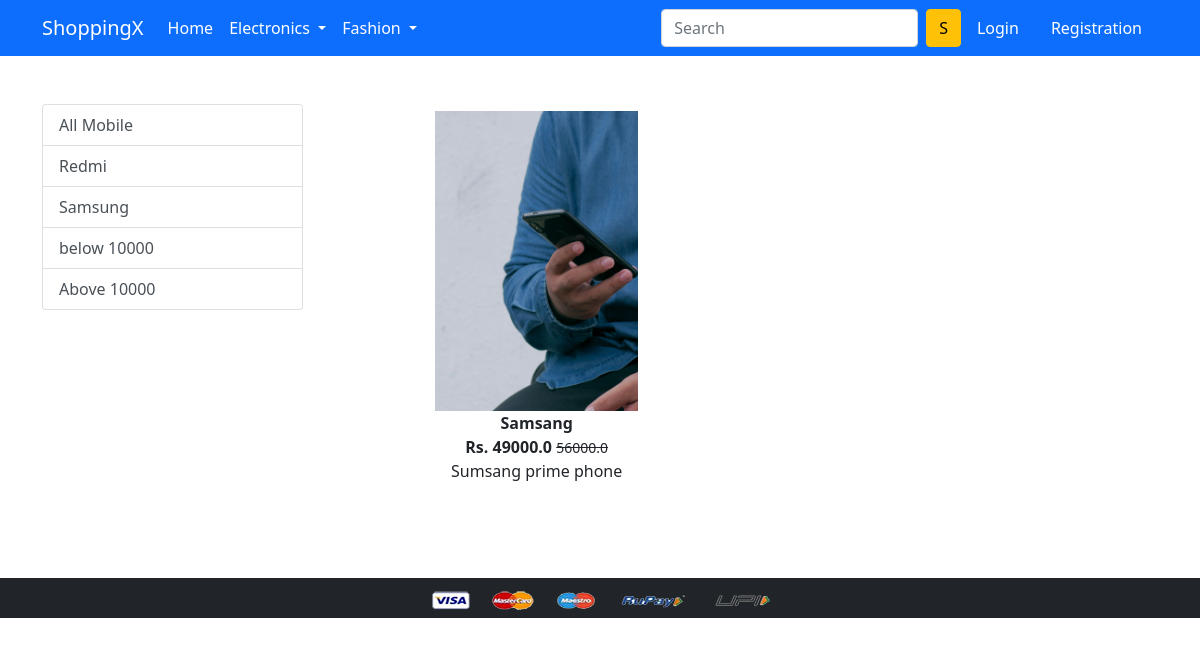
/mobile/Samsung, run on the app's committed database.
### app/models.py (models this page shows, shortened)
class Product(models.Model):
    title=models.CharField(max_length=100)
    selling_price=models.FloatField()
    discount_price=models.FloatField()
    description=models.TextField()
    brand=models.CharField(max_length=100)
    category=models.CharField(choices=CATEGORY_CHOICES,max_length=2)
    product_image=models.ImageField(upload_to='producting')

### app/views.py (the view)
# urls.py: path('mobile/', views.mobile, name='mobile'),
def mobile(request, data=None):
    mobiles = Product.objects.none()
    if data is None:
        mobiles = Product.objects.filter(category='M')
    elif data in ['Redmi', 'Samsung']:  # Filter by brand
        mobiles = Product.objects.filter(category='M', brand=data)
    elif data == 'below':
        mobiles = Product.objects.filter(category='M', discount_price__lt=10000)  # Filter by price below 10000
    elif data == 'above':
        mobiles = Product.objects.filter(category='M', discount_price__gt=10000)  # Filter by price below 10000
    return render(request, 'app/mobile.html', {'mobiles': mobiles})

### app/templates/app/mobile.html (shortened to what this page needs)
{% extends 'app/base.html' %}
{% load static %}
{% block main-content %}
<div class="container my-5">
    <div class="row">
        <div class="col-sm-3">
            <div class="list-group">
                <a href="{% url 'mobile' %}" class="list-group-item list-group-item-action" aria-current='true'>All Mobile</a>
                <a href="{% url 'mobiledata' 'Redmi' %}" class="list-group-item list-group-item-action" aria-current='true'>Redmi</a>
                <a href="{% url 'mobiledata' 'Samsung' %}" class="list-group-item list-group-item-action" aria-current='true'>Samsung</a>
                <a href="{% url 'mobiledata' 'below' %}" class="list-group-item list-group-item-action" aria-current='true'>below 10000</a>
                <a href="{% url 'mobiledata' 'above' %}" class="list-group-item list-group-item-action" aria-current='true'>Above 10000</a>
            </div>
        </div>
        <div class="col-sm-8 offset-sm-1">
            <div class="row">
                {% for product in mobiles %}
                <div class="col-sm-4 text-center mb-4">
                    <a href="{% url 'product-detail' product.id %}" class="btn">
                        <div class="item">
                            <img src="{{ product.product_image.url }}" alt="{{ product.title }}" class="img-fluid" style="height: 300px; width: 100%; object-fit: cover;">
                            <div class="fw-bold">{{ product.title }}</div>
                            <div class="fw-bold">Rs. {{ product.discount_price }}
                                <small class="fw-light text-decoration-line-through">{{ product.selling_price }}</small>
                            </div>
                            <p>{{ product.description }}</p>
                        </div>
                    </a>
                </div>
                {% empty %}
                <div class="col-12">
                    <p>No mobiles available.</p>
                </div>
                {% endfor %}
            </div>
        </div>
    </div>
</div>
{% endblock main-content %}

### data on the page
Product: product_image (picture), title "Samsang", discount_price "49000.0", selling_price "56000.0", description "Sumsang prime phone"
